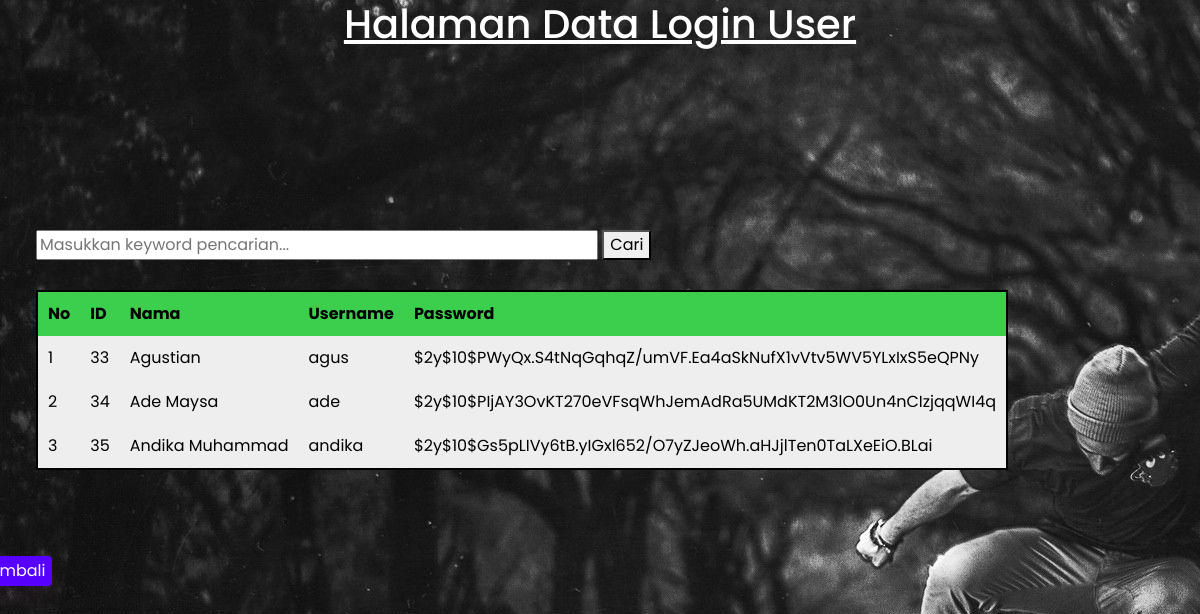
Page /admin/index-user-data.php (signed in) on the committed database.
### tables this page shows
CREATE TABLE `user` (
  `id` int(11) NOT NULL,
  `nama` varchar(255) NOT NULL,
  `username` varchar(255) NOT NULL,
  `password` varchar(225) NOT NULL
);

### functions.php (called while the page is built, shortened)
<?php
$conn = mysqli_connect("localhost", "root", "", "skatepark");
function tampilDataUser($query) {
	global $conn;
	$result = mysqli_query($conn, $query);
	$rows = [];
	while( $row = mysqli_fetch_assoc($result) ) {
		$rows[] = $row;
	}
	return $rows;
}
?>

### admin/index-user-data.php (the view, shortened to what this page needs)
<?php
require '../functions.php';
$user = tampilDataUser("SELECT * FROM user");
?>
<!DOCTYPE html>
<html>
<head>
    <link href="https://cdn.jsdelivr.net/npm/bootstrap@5.0.2/dist/css/bootstrap.min.css" rel="stylesheet"
 />
    <link rel="stylesheet" type="text/css" href="../css/indexUserDataStyle.css?<?php echo time(); ?>">
</head>
<body>
    <div class="container">
        <div class="typing">
            <h1>
                <center><u>Halaman Data Login User</u></center>
            </h1>
        </div>
        <a href="index-admin.php" class="btn1">Kembali</a>
        <br><br><br>
        <form action="" method="post">
            <div class="tb">
                <input type="text" name="keyword" size="37" autofocus placeholder="Masukkan keyword pencarian..."
                    autocomplete=off>
                <button type="submit" name="cari">Cari</button>
            </div>
        </form>
        <br>
        <table border="1" cellpadding="10" cellspacing="0">
            <tr>
                <th>No</th>
                <th>ID</th>
                <th>Nama</th>
                <th>Username</th>
                <th>Password</th>
            </tr>
            <?php $no = 1; ?>
            <?php foreach( $user as $data ) : ?>
            <tr>
                <td><?= $no++; ?></td>
                <td><?= $data["id"] ?></td>
                <td><?= $data['nama'] ?></td>
                <td><?= $data['username'] ?></td>
                <td><?= $data['password'] ?></td>
            </tr>
            <?php endforeach; ?>
        </table>
    </div>
</body>
</html>

### css/indexUserDataStyle.css (style rules this page uses)
body { background-image: url(img/bcg3.jpg); font-size: 16px; font-family: 'Poppins', sans-serif; }
.container { color: #fff; }
.typing { overflow: hidden; white-space: nowrap; animation: typingAnim 4s steps(26); }
.btn1 { display: inline-block; background: #5800ff; border-radius: 4px; padding: 3px 6px; margin-left: -68px; margin-top: 500px; box-sizing: border-box; text-decoration: none; color: #fff; box-shadow: 3px 8px 22px rgba(94, 28, 68, 0.15); }
table { color: #000000; border-collapse: collapse; border: 2px solid #000000; margin-top: -70px; background: #eeeeee; position: absolute; left: 3%; top: 45%; }
.tb { position: absolute; margin-top: -50px; left: 3%; top: 35%; }
th { background: #3ccf4e; }

### rows in the picture
user: id "33", nama "Agustian", username "agus", password "$2y$10$PWyQx.S4tNqGqhqZ/umVF.Ea4aSkNufX1vVtv5WV5YLxIxS5eQPNy"
user: id "34", nama "Ade Maysa", username "ade", password "$2y$10$PIjAY3OvKT270eVFsqWhJemAdRa5UMdKT2M3lO0Un4nCIzjqqWI4q"
user: id "35", nama "Andika Muhammad", username "andika", password "$2y$10$Gs5pLIVy6tB.yIGxl652/O7yZJeoWh.aHJjlTen0TaLXeEiO.BLai"
